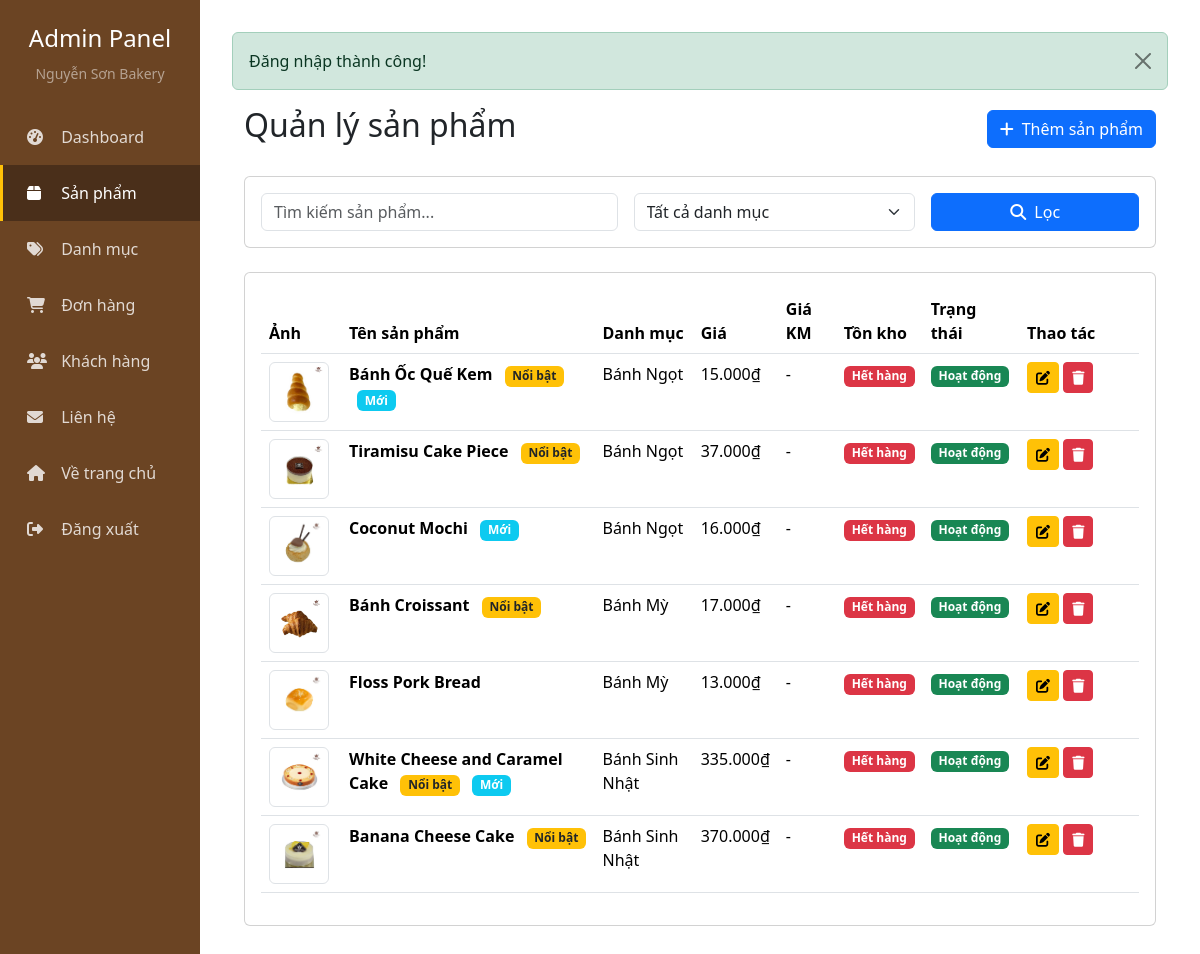
The page /frontend/pages/admin/products.php (signed in) on the database its author committed.
### tables this page shows
CREATE TABLE products (
    id INT PRIMARY KEY AUTO_INCREMENT,
    category_id INT NOT NULL,
    name VARCHAR(255) NOT NULL,
    slug VARCHAR(255) UNIQUE,
    description TEXT,
    ingredients TEXT COMMENT 'Thành phần',
    price DECIMAL(10,2) NOT NULL,
    sale_price DECIMAL(10,2) DEFAULT NULL,
    image VARCHAR(255),
    gallery TEXT COMMENT 'JSON array of images',
    stock INT DEFAULT 0,
    is_featured TINYINT DEFAULT 0 COMMENT 'Sản phẩm nổi bật',
    is_new TINYINT DEFAULT 0 COMMENT 'Sản phẩm mới',
    is_bestseller TINYINT DEFAULT 0 COMMENT 'Sản phẩm bán chạy',
    views INT DEFAULT 0,
    status TINYINT DEFAULT 1 COMMENT '1=active, 0=inactive',
    created_at TIMESTAMP DEFAULT CURRENT_TIMESTAMP,
    updated_at TIMESTAMP DEFAULT CURRENT_TIMESTAMP ON UPDATE CURRENT_TIMESTAMP,
    FOREIGN KEY (category_id) REFERENCES categories(id) ON DELETE CASCADE,
    INDEX idx_category (category_id),
    INDEX idx_status (status),
    INDEX idx_featured (is_featured),
    INDEX idx_new (is_new)
);

CREATE TABLE categories (
    id INT PRIMARY KEY AUTO_INCREMENT,
    name VARCHAR(255) NOT NULL,
    slug VARCHAR(255) UNIQUE,
    description TEXT,
    image VARCHAR(255),
    display_order INT DEFAULT 0,
    status TINYINT DEFAULT 1 COMMENT '1=active, 0=inactive',
    created_at TIMESTAMP DEFAULT CURRENT_TIMESTAMP,
    updated_at TIMESTAMP DEFAULT CURRENT_TIMESTAMP ON UPDATE CURRENT_TIMESTAMP
);

### backend/config/config.php (called while the page is built, shortened)
<?php
function url($path = '') {
    return BASE_URL . ltrim($path, '/');
}
function formatCurrency($amount) {
    return number_format($amount, 0, ',', '.') . '₫';
}
function e($value): string
{
    return htmlspecialchars((string)$value, ENT_QUOTES | ENT_SUBSTITUTE, 'UTF-8');
}
?>

### frontend/pages/admin/products.php (the view, shortened to what this page needs)
<?php
require_once 'includes/header.php';
$database = new Database();
$db = $database->getConnection();
$search = $_GET['search'] ?? '';
$where = "1=1";
$params = [];
$query = "SELECT p.*, c.name as category_name
          FROM products p
          LEFT JOIN categories c ON p.category_id = c.id
          WHERE $where
          ORDER BY p.created_at DESC";
$stmt = $db->prepare($query);
$stmt->execute($params);
$products = $stmt->fetchAll();
?>
<div class="container-fluid">
    <div class="d-flex justify-content-between align-items-center mb-4">
        <h2>Quản lý sản phẩm</h2>
        <a href="product-add.php" class="btn btn-primary">
            <i class="fas fa-plus me-2"></i>Thêm sản phẩm
        </a>
    </div>
    <div class="card mb-4">
        <div class="card-body">
            <form method="GET" class="row g-3">
                <div class="col-md-5">
                    <input type="text" name="search" class="form-control"
                           placeholder="Tìm kiếm sản phẩm..."
                           value="<?= e($search) ?>">
                </div>
                <div class="col-md-4">
                    <select name="category" class="form-select">
                        <option value="">Tất cả danh mục</option>
                    </select>
                </div>
                <div class="col-md-3">
                    <button type="submit" class="btn btn-primary w-100">
                        <i class="fas fa-search me-2"></i>Lọc
                    </button>
                </div>
            </form>
        </div>
    </div>
    <div class="card">
        <div class="card-body">
            <?php if (empty($products)): ?>
                <div class="alert alert-info">
                    <i class="fas fa-info-circle me-2"></i>Không có sản phẩm nào.
                </div>
            <?php else: ?>
            <div class="table-responsive">
                <table class="table table-hover">
                    <thead>
                        <tr>
                            <th width="80">Ảnh</th>
                            <th>Tên sản phẩm</th>
                            <th>Danh mục</th>
                            <th>Giá</th>
                            <th>Giá KM</th>
                            <th>Tồn kho</th>
                            <th>Trạng thái</th>
                            <th width="120">Thao tác</th>
                        </tr>
                    </thead>
                    <tbody>
                        <?php foreach ($products as $product): ?>
                        <tr>
                            <td>
                                <?php if ($product['image']): ?>
                                    <img src="<?= url('storage/uploads/products/' . $product['image']) ?>"
                                         alt="<?= e($product['name']) ?>"
                                         class="img-thumbnail"
                                         style="width: 60px; height: 60px; object-fit: cover;">
                                <?php else: ?>
                                    <div class="bg-light text-center" style="width: 60px; height: 60px; line-height: 60px;">
                                        <i class="fas fa-image text-muted"></i>
                                    </div>
                                <?php endif; ?>
                            </td>
                            <td>
                                <strong><?= e($product['name']) ?></strong>
                                <?php if ($product['is_featured']): ?>
                                    <span class="badge bg-warning text-dark ms-2">Nổi bật</span>
                                <?php endif; ?>
                                <?php if ($product['is_new']): ?>
                                    <span class="badge bg-info ms-2">Mới</span>
                                <?php endif; ?>
                            </td>
                            <td><?= e($product['category_name']) ?></td>
                            <td><?= formatCurrency($product['price']) ?></td>
                            <td>
                                <?php if ($product['sale_price']): ?>
                                    <span class="text-danger"><?= formatCurrency($product['sale_price']) ?></span>
                                <?php else: ?>
                                    -
                                <?php endif; ?>
                            </td>
                            <td>
                                <?php if ($product['stock'] > 0): ?>
                                    <span class="badge bg-success"><?= $product['stock'] ?></span>
                                <?php else: ?>
                                    <span class="badge bg-danger">Hết hàng</span>
                                <?php endif; ?>
                            </td>
                            <td>
                                <?php if ($product['status']): ?>
                                    <span class="badge bg-success">Hoạt động</span>
                                <?php else: ?>
                                    <span class="badge bg-secondary">Ẩn</span>
                                <?php endif; ?>
                            </td>
                            <td class="table-actions">
                                <a href="product-edit.php?id=<?= $product['id'] ?>"
                                   class="btn btn-sm btn-warning"
                                   title="Chỉnh sửa">
                                    <i class="fas fa-edit"></i>
                                </a>
                                <a href="?delete=<?= $product['id'] ?>"
                                   class="btn btn-sm btn-danger"
                                   title="Xóa"
                                   onclick="return confirm('Bạn có chắc muốn xóa sản phẩm này?')">
                                    <i class="fas fa-trash"></i>
                                </a>
                            </td>
                        </tr>
                        <?php endforeach; ?>
                    </tbody>
                </table>
            </div>
            <?php endif; ?>
        </div>
    </div>
</div>
<?php require_once 'includes/footer.php'; ?>

### frontend/pages/admin/includes/header.php (style rules this page uses)
:root { --brown-primary: #6B4423; --brown-dark: #4A2F1A; }
body { font-family: 'Segoe UI', Tahoma, Geneva, Verdana, sans-serif; }
.table-actions .btn { padding: 0.25rem 0.5rem; font-size: 0.875rem; }

### rows shown on the page
products: image (picture), name "Bánh Ốc Quế Kem", is_featured "Nổi bật", is_new "Mới", category.name "Bánh Ngọt", price "15.000₫", stock "Hết hàng", status "Hoạt động"
products: image (picture), name "Tiramisu Cake Piece", is_featured "Nổi bật", category.name "Bánh Ngọt", price "37.000₫", stock "Hết hàng", status "Hoạt động"
products: image (picture), name "Coconut Mochi", is_new "Mới", category.name "Bánh Ngọt", price "16.000₫", stock "Hết hàng", status "Hoạt động"
products: image (picture), name "Bánh Croissant", is_featured "Nổi bật", category.name "Bánh Mỳ", price "17.000₫", stock "Hết hàng", status "Hoạt động"
products: image (picture), name "Floss Pork Bread", category.name "Bánh Mỳ", price "13.000₫", stock "Hết hàng", status "Hoạt động"
products: image (picture), name "White Cheese and Caramel Cake", is_featured "Nổi bật", is_new "Mới", category.name "Bánh Sinh Nhật", price "335.000₫", stock "Hết hàng", status "Hoạt động"
products: image (picture), name "Banana Cheese Cake", is_featured "Nổi bật", category.name "Bánh Sinh Nhật", price "370.000₫", stock "Hết hàng", status "Hoạt động"

### other values the page prints
$success "Đăng nhập thành công!"
